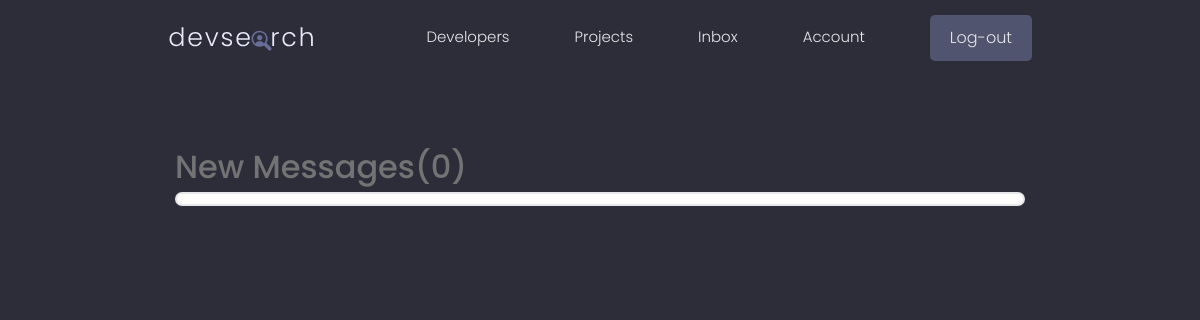
The page /inbox/ (signed in) on the database as committed earlier.
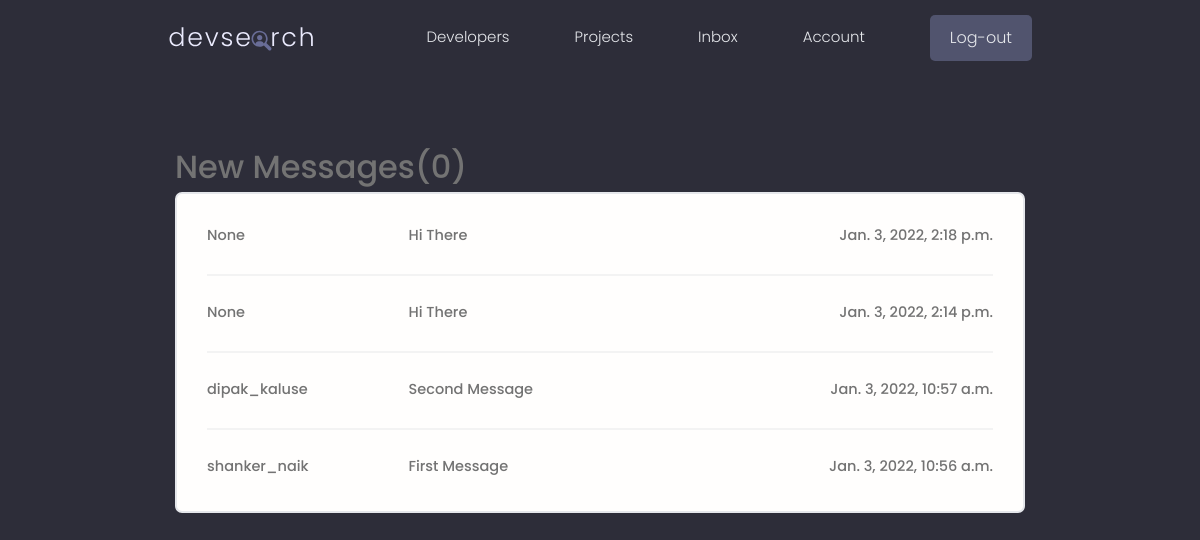
The same page on the database as committed later.
### users/models.py (models this page shows, shortened)
class Message(models.Model):
    sender = models.ForeignKey(Profile , on_delete=models.SET_NULL , null=True, blank=True)
    recipient = models.ForeignKey(Profile, on_delete=models.SET_NULL, blank=True, null=True, related_name="messages") #it should be table_column_fk
    name = models.CharField(max_length=200, null=True, blank=True)  #sender_name
    email = models.CharField(max_length=200, null=True, blank=True) # follow
    subject = models.CharField(max_length=200, null=True, blank=True)
    body = models.TextField()
    is_read = models.BooleanField(default=False, null=True)
    created = models.DateTimeField(auto_now_add=True)
    id = models.UUIDField(default=uuid.uuid4, unique=True,
                                     primary_key=True, editable=False)
    class Meta:
        ordering = ["is_read", "-created"]

class Profile(models.Model):
    user = models.OneToOneField(User, on_delete=models.CASCADE, blank=True, null=True)
    name = models.CharField(max_length=200, blank=True, null=True)
    username = models.CharField(max_length=200, blank=True, null=True)
    email = models.EmailField(max_length=500, blank=True, null=True)
    short_intro = models.CharField(max_length=500, blank=True,null=True)
    intro = models.TextField(max_length=500, blank=True,null=True)
    profile_image = models.ImageField(
        null = True, blank= True, upload_to = 'profiles/',default='profiles/user-default.png')
    location = models.CharField(max_length=200, blank=True, null=True)
    social_github = models.CharField(max_length=200, blank=True, null=True)
    social_twitter = models.CharField(max_length=200, blank=True, null=True)
    social_linkedin = models.CharField(max_length=200, blank=True, null=True)
    social_website = models.CharField(max_length=200, blank=True, null=True)
    social_stackoverflow = models.CharField(max_length=200, blank=True, null=True)
    created = models.DateTimeField(auto_now_add=True)
    id = models.UUIDField(default=uuid.uuid4, unique=True,
                                     primary_key=True, editable=False)
    def __str__(self) -> str:
        return str(self.user.username)
    class Meta:
        ordering = ["created"]

### users/views.py (the view)
# urls.py: path('inbox/', views.inbox, name="inbox"),
@login_required(login_url="login")
def inbox(request):
    profile = request.user.profile
    messageRequest = profile.messages.all()
    unreadCount = messageRequest.filter(is_read=False).count()
    context = {"messageRequests": messageRequest, "unreadCount": unreadCount}
    return render(request, "users/inbox.html", context)

### users/templates/users/inbox.html (shortened to what this page needs)
{% extends 'main.html' %}
{% block content%}
  <main class="inbox my-xl">
    <div class="content-box">
      <h3 class="">New Messages({{unreadCount}})</h3>
      <ul class="messages">
        {%for message in messageRequests%}
        {%if message.is_read%}
        <li class="message message--read">
          <a href="{% url 'view-message' message.id %}">
            <span class="message__author">{{message.sender}}</span>
            <span class="message__subject">{{message.subject}}</span>
            <span class="message__date">{{message.created}}</span>
          </a>
        </li>
        {%endif%}
        {%endfor%}
      </ul>
    </div>
  </main>
  {% endblock content%}

Rows that differ between the two databases and show on the page:
added Message: sender "None", subject "Hi There", created "Jan. 3, 2022, 2:18 p.m."
added Message: sender "None", subject "Hi There", created "Jan. 3, 2022, 2:14 p.m."
added Message: sender "dipak_kaluse", subject "Second Message", created "Jan. 3, 2022, 10:57 a.m."
added Message: sender "shanker_naik", subject "First Message", created "Jan. 3, 2022, 10:56 a.m."
